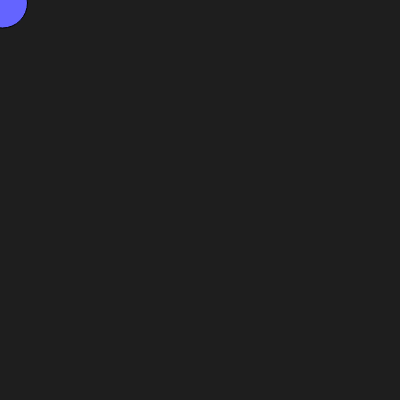
Frame 1 (no input)
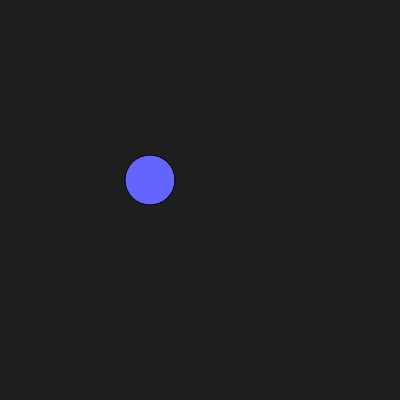
Frame 60 (no input)
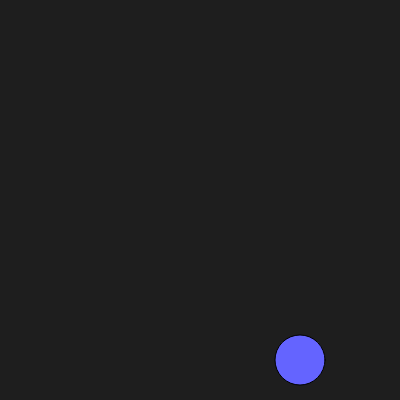
Frame 120 (the mouse pressed at the canvas centre since frame 60)

The p5.js sketch that drew these frames (run headless with seeded random() and noise() and a simulated clock; from frame 60 on, the mouse is pressed at the canvas centre):

// p5.js sketch
// ── sketch.js
let position;
let velocity;

function setup() {
  createCanvas(400, 400);
  position = createVector(0, 0);
  velocity = createVector(2.5, 3);
}

function draw() {
  background(30);
  position.add(velocity);
  stroke(0);
  fill(100, 100, 255);

  if (position.x >= 400 || position.x <= 0) {
    velocity.x *= -1;
  }
  if (position.y >= 400 || position.y <= 0) {
    velocity.y *= -1;
  }
  circle(position.x, position.y, 50);
}
